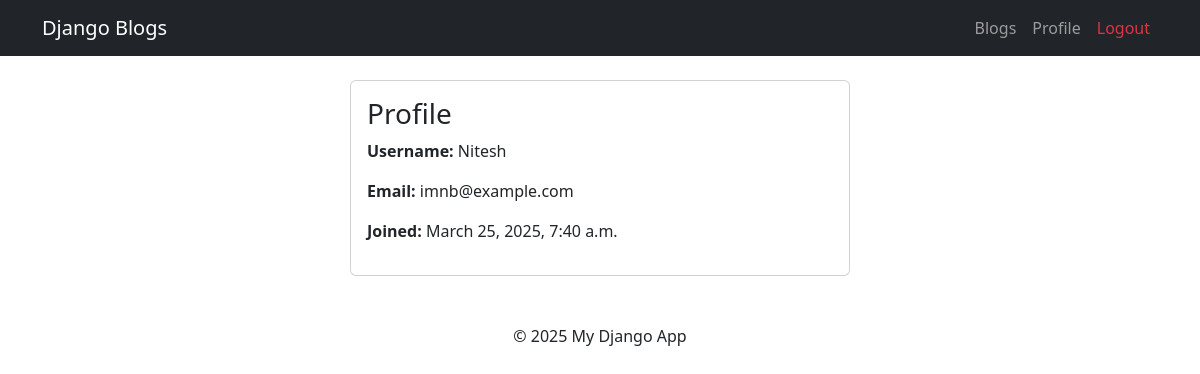
The app's page /profile/ (signed in) with its own data.
### blog/models.py (models this page shows, shortened)
class User(AbstractBaseUser):
    firstName = models.CharField(max_length=100)
    lastName = models.CharField(max_length=100)
    email = models.EmailField(blank=False, unique=True)
    password = models.CharField(max_length=128, blank=False)
    created_at = models.DateTimeField(auto_now_add=True)
    objects = Mymanager()  # Link custom manager
    USERNAME_FIELD = 'email'  # ✅ Django requires this field
    REQUIRED_FIELDS = ['firstName', 'lastName']

### blog/views.py (the view)
# urls.py: path("profile/", profile, name="profile"),
@login_required
def profile(request):
    return render(request, "blog/profile.html")

### blog/templates/blog/profile.html (shortened to what this page needs)
{% extends "blog/base.html" %}
{% block content %}
    <div class="card mx-auto" style="max-width: 500px;">
        <div class="card-body">
            <h3 class="card-title">Profile</h3>
            <p><strong>Username:</strong> {{ user.firstName }}</p>
            <p><strong>Email:</strong> {{ user.email }}</p>
            <p><strong>Joined:</strong> {{ user.created_at}}</p>
        </div>
    </div>
{% endblock %}

### records on screen
User: firstName "Nitesh", email "imnb@example.com", created_at "March 25, 2025, 7:40 a.m."
